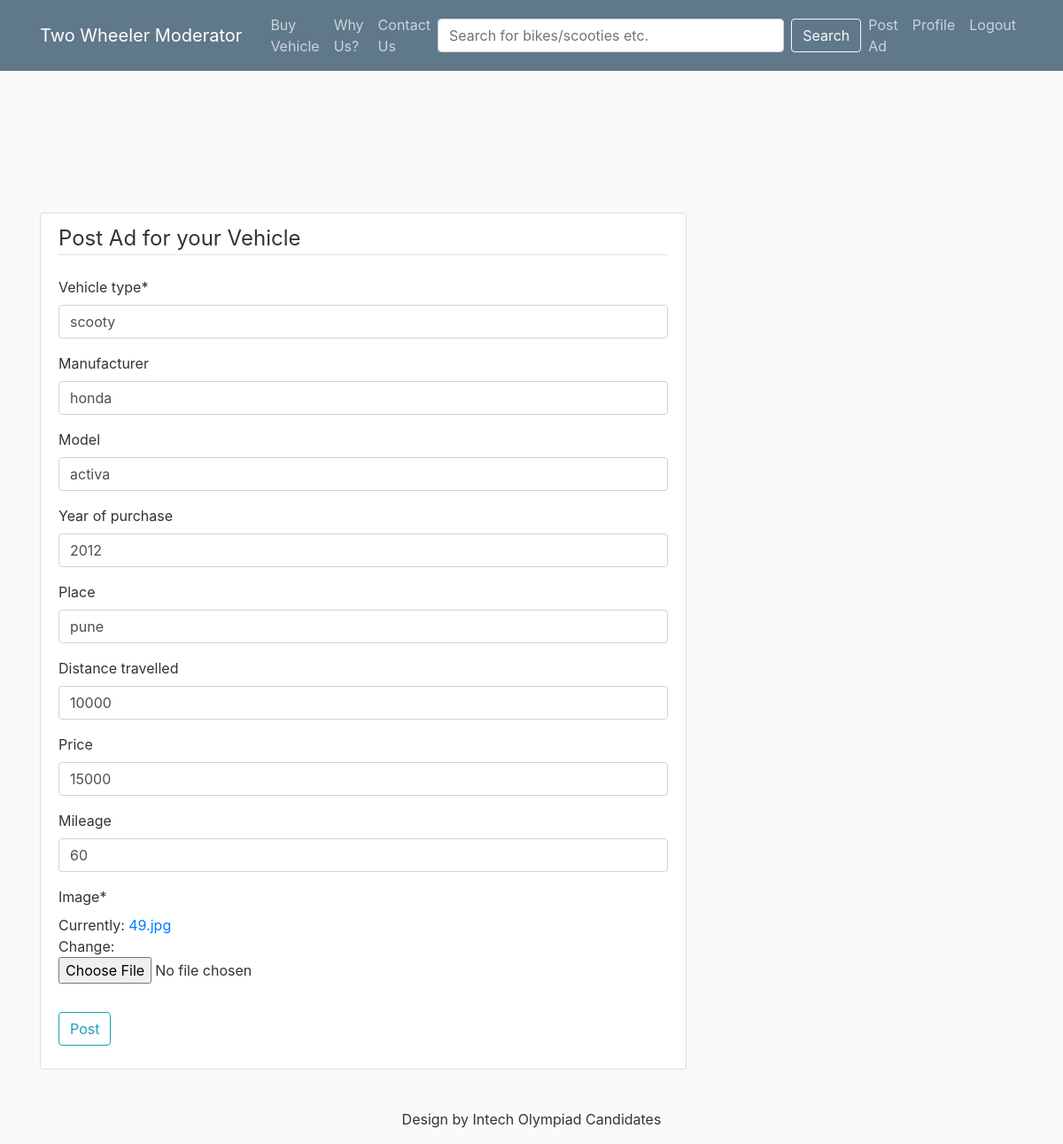
/post/14/update/ (signed in), run on the app's committed database.
### blog/models.py (models this page shows, shortened)
class Post(models.Model):
	vehicle_type = models.CharField(max_length=100)
	manufacturer = models.CharField(null=True, blank=True,max_length=100)
	model = models.CharField(null=True, blank=True, max_length=100)
	year_of_purchase = models.CharField(null=True, blank=True, max_length=4)
	place = models.CharField(null=True, blank=True, max_length=100)
	distance_travelled = models.CharField(null=True, blank=True, max_length=100)
	price = models.CharField(null=True, blank=True, max_length=100)
	mileage = models.CharField(null=True, blank=True, max_length=100)
	image = models.ImageField(default='default.jpg', upload_to='media')
	content = models.TextField()
	date_posted = models.DateTimeField(default=timezone.now)
	author = models.ForeignKey(User, on_delete=models.CASCADE)

### blog/views.py (the view, shortened to what this page needs)
# urls.py: path('post/<int:pk>/update/', PostUpdateView.as_view(), name='post-update'),
class PostUpdateView(LoginRequiredMixin, UserPassesTestMixin, UpdateView):
    model = Post
    fields =  ['vehicle_type', 'manufacturer', 'model', 'year_of_purchase', 'place', 'distance_travelled','price', 'mileage', 'image']
    def test_func(self):
        post = self.get_object()
        if self.request.user == post.author:
            return True
        return False

### blog/templates/blog/post_form.html (shortened to what this page needs)
{% extends "blog/base.html" %}
{% load crispy_forms_tags %}
{% block content %}
    <div class="content-section">
        <form method="POST" action ='' enctype='multipart/form-data'>
            <fieldset class="form-group">
                <legend class="border-bottom mb-4">Post Ad for your Vehicle</legend>
                {{ form|crispy }}
            </fieldset>
            <div class="form-group">
                <button class="btn btn-outline-info" type="submit">Post</button>
            </div>
        </form>
    </div>
{% endblock content %}

### blog/static/blog/main.css (style rules this page uses)
body { background: #fafafa; color: #333333; margin-top: 15rem; }
.content-section { background: #ffffff; padding: 10px 20px; border: 1px solid #dddddd; border-radius: 3px; margin-bottom: 20px; }

### data on the page
Post: vehicle_type "scooty", manufacturer "honda", model "activa", year_of_purchase "2012", place "pune", distance_travelled "10000", price "15000", mileage "60"
